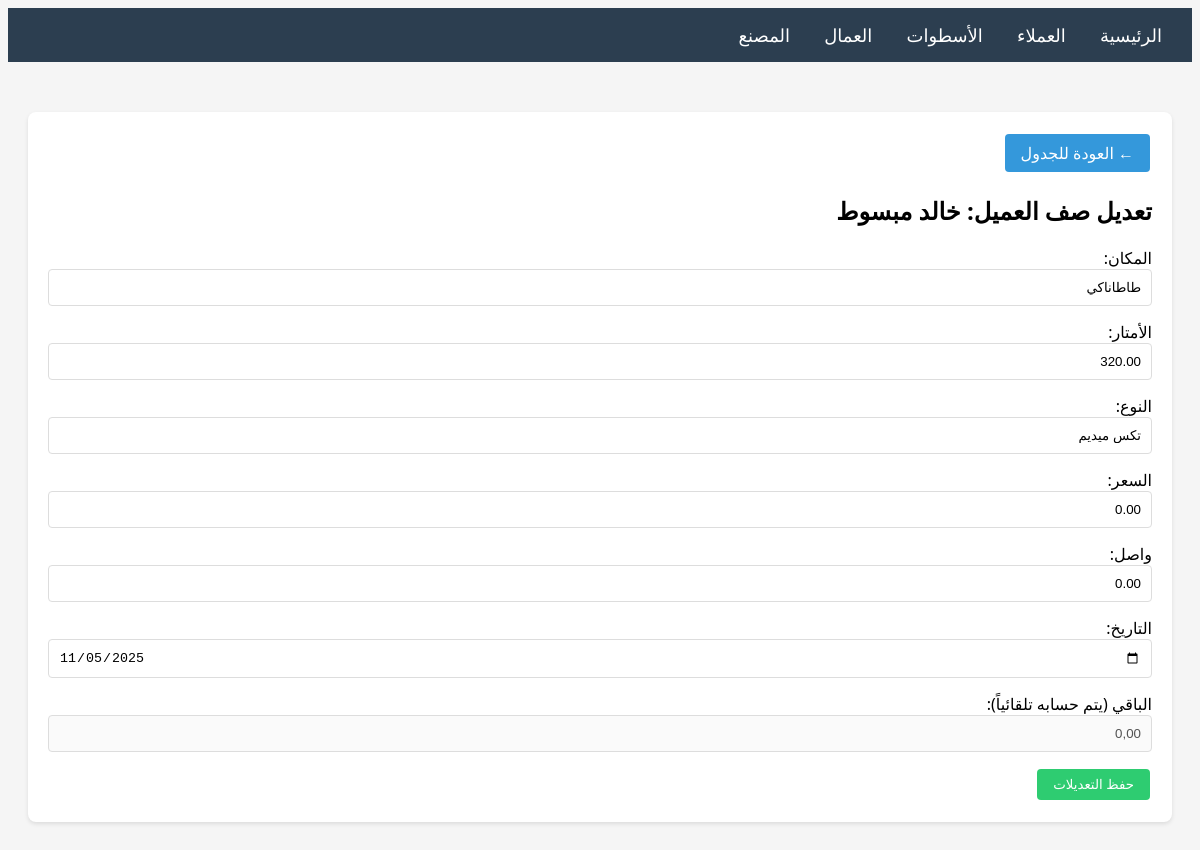
/customer-row/173/edit/, run on the app's committed database.
### main/models.py (models this page shows, shortened)
class CustomerRow(models.Model):
    customer = models.ForeignKey(Customer, on_delete=models.CASCADE, related_name='rows', verbose_name='العميل')
    location = models.CharField(max_length=200, verbose_name='المكان')
    meters = models.DecimalField(max_digits=10, decimal_places=2, default=0, verbose_name='الأمتار')
    type = models.CharField(max_length=200, null=True, blank=True, verbose_name='النوع', default='لا يوجد')
    price = models.DecimalField(max_digits=10, decimal_places=2, default=0, verbose_name='السعر')
    received = models.DecimalField(max_digits=10, decimal_places=2, default=0, verbose_name='واصل')
    remaining = models.DecimalField(max_digits=10, decimal_places=2, default=0, verbose_name='الباقي')
    date = models.DateField(null=True, blank=True, verbose_name='التاريخ', default='لا يوجد')
    order = models.IntegerField(default=0, verbose_name='الترتيب')
    class Meta:
        verbose_name = 'صف العميل'
        verbose_name_plural = 'صفوف العملاء'
        ordering = ['order', 'id']

class Customer(models.Model):
    name = models.CharField(max_length=200, verbose_name='الاسم')
    phone = models.CharField(max_length=20, verbose_name='رقم الهاتف')
    created_at = models.DateTimeField(auto_now_add=True)
    class Meta:
        verbose_name = 'عميل'
        verbose_name_plural = 'العملاء'
        ordering = ['-created_at']

### main/views.py (the view)
# urls.py: path('customer-row/<int:pk>/edit/', views.customer_row_edit, name='customer_row_edit'),
def customer_row_edit(request, pk):
    row = get_object_or_404(CustomerRow, pk=pk)
    if request.method == 'POST':
        form = CustomerRowForm(request.POST, instance=row)
        if form.is_valid():
            if form.cleaned_data["received"] > form.cleaned_data["price"] * form.cleaned_data["meters"]:
                messages.error(request, 'الواصل لا يمكن أن يكون أكبر من السعر الكلي')
                return render(request, 'main/customer_row_edit.html', {'form': form, 'row': row})
            else:
                form.save()
                messages.success(request, 'تم تعديل الصف بنجاح')
                return redirect('customer_detail', pk=row.customer.pk)
    else:
        form = CustomerRowForm(instance=row)
    return render(request, 'main/customer_row_edit.html', {'form': form, 'row': row})

### main/forms.py
class CustomerRowForm(forms.ModelForm):
    class Meta:
        model = CustomerRow
        fields = ['location', 'meters', 'type', 'price', 'received', 'date']
        widgets = {
            'location': forms.TextInput(attrs={'class': 'form-control', 'placeholder': 'المكان'}),
            'meters': forms.NumberInput(attrs={'class': 'form-control', 'placeholder': 'الأمتار', 'step': '0.01'}),
            'type': forms.TextInput(attrs={'class': 'form-control', 'placeholder': 'النوع'}),
            'price': forms.NumberInput(attrs={'class': 'form-control', 'placeholder': 'السعر', 'step': '0.01'}),
            'received': forms.NumberInput(attrs={'class': 'form-control', 'placeholder': 'واصل', 'step': '0.01'}),
            'date': forms.DateInput(attrs={'class': 'form-control', 'placeholder': 'التاريخ', 'type': 'date'}),
        }

### main/templates/main/customer_row_edit.html (shortened to what this page needs)
{% extends 'main/base.html' %}
{% block content %}
<div class="card">
    <a href="{% url 'customer_detail' row.customer.pk %}" class="btn btn-primary">← العودة للجدول</a>
    <h2>تعديل صف العميل: {{ row.customer.name }}</h2>
    <form method="POST">
        <div class="form-group">
            <label>المكان:</label>
            {{ form.location }}
        </div>
        <div class="form-group">
            <label>الأمتار:</label>
            {{ form.meters }}
        </div>
        <div class="form-group">
            <label>النوع:</label>
            {{ form.type }}
        </div>
        <div class="form-group">
            <label>السعر:</label>
            {{ form.price }}
        </div>
        <div class="form-group">
            <label>واصل:</label>
            {{ form.received }}
        </div>
        <div class="form-group">
            <label>التاريخ:</label>
            {{ form.date }}
        </div>
        <div class="form-group">
            <label>الباقي (يتم حسابه تلقائياً):</label>
            <input type="text" class="form-control" value="{{ row.remaining }}" disabled>
        </div>
        <button type="submit" class="btn btn-success">حفظ التعديلات</button>
    </form>
</div>
{% endblock %}

### static/css/style.css (style rules this page uses)
body { direction: rtl; text-align: right; font-family: 'Segoe UI', Tahoma, Geneva, Verdana, sans-serif; background-color: #f5f5f5; }
.card { background: white; border-radius: 8px; padding: 20px; margin-bottom: 20px; box-shadow: 0 2px 4px rgba(0,0,0,0.1); }
.btn { padding: 8px 16px; border: none; border-radius: 4px; cursor: pointer; text-decoration: none; display: inline-block; margin: 2px; }
.btn-primary { background-color: #3498db; color: white; }
.btn-success { background-color: #2ecc71; color: white; }
.form-group { margin-bottom: 15px; }
.form-control { width: 100%; padding: 10px; border: 1px solid #ddd; border-radius: 4px; box-sizing: border-box; }
input[type="number"] { text-align: right; }

### data on the page
CustomerRow: customer.name "خالد مبسوط", location "طاطاناكي", meters "320.00", type "تكس ميديم", price "0.00", received "0.00", date "11/05/2025", remaining "0,00"
